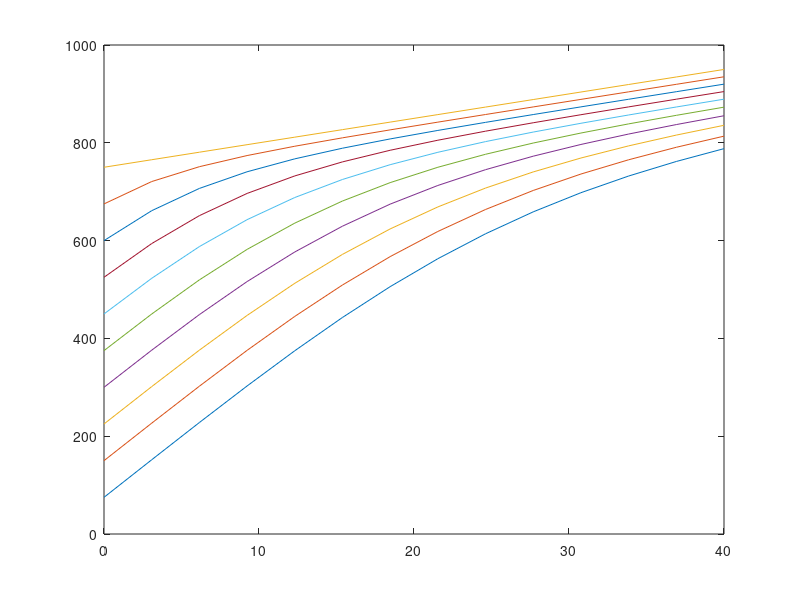

This chart was generated by the following MATLAB code:
clear

d = 75; % Distans mellan fordon för att sakta ner
vmax = 25; % Högsta tillåtna hastighet
v = 5; % Hastigheten för första bilen

t0 = 0; % starttid
tend = 40; % sluttidt0
N = 13; % antal steg
h = (tend-t0)/N; % steglängd
M = 10; % antal bilar
t = t0:h:tend; %

x = zeros(N, M);

% x0 = zeros(1,M);
% x(1, :) = x0;

% (x0 för xi) = i*d
for k=1:M
  x(1,k) = k*d;
end

% Beräkna bil M
for k=1:N
  x(k+1,M) = x(k,M) + h*v; % Eulers metod
end

%Beräkna bil N
f = @(t,x) (5);
for k=1:N
    
  for j=1:(M-1)
    x(k+1,M-j) = (x(k,M-j) + (h/3)*min((x(k+1,M+1-j)-x(k,M-j))/(1+h/3),75)); % Eulers metod
  end
end

plot(t, x)